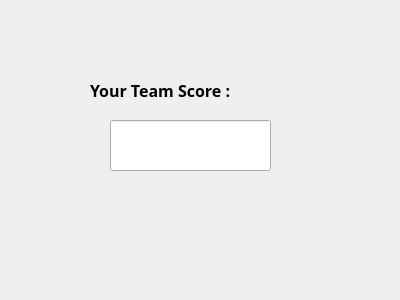
<?xml version="1.0" encoding="UTF-8"?>
<ui version="4.0">
 <class>FormS</class>
 <widget class="QWidget" name="FormS">
  <property name="geometry">
   <rect>
    <x>0</x>
    <y>0</y>
    <width>400</width>
    <height>300</height>
   </rect>
  </property>
  <property name="font">
   <font>
    <pointsize>10</pointsize>
   </font>
  </property>
  <property name="windowTitle">
   <string>Fantasy Cricket</string>
  </property>
  <property name="windowIcon">
   <iconset>
    <normaloff>../Image/cricket.png</normaloff>../Image/cricket.png</iconset>
  </property>
  <widget class="QLabel" name="label">
   <property name="geometry">
    <rect>
     <x>90</x>
     <y>60</y>
     <width>211</width>
     <height>61</height>
    </rect>
   </property>
   <property name="font">
    <font>
     <family>MV Boli</family>
     <pointsize>12</pointsize>
     <weight>75</weight>
     <bold>true</bold>
    </font>
   </property>
   <property name="text">
    <string>Your Team Score :</string>
   </property>
  </widget>
  <widget class="QLineEdit" name="lineEdit">
   <property name="geometry">
    <rect>
     <x>110</x>
     <y>120</y>
     <width>161</width>
     <height>51</height>
    </rect>
   </property>
   <property name="font">
    <font>
     <pointsize>10</pointsize>
     <weight>75</weight>
     <bold>true</bold>
    </font>
   </property>
   <property name="alignment">
    <set>Qt::AlignCenter</set>
   </property>
  </widget>
 </widget>
 <resources/>
 <connections/>
</ui>
